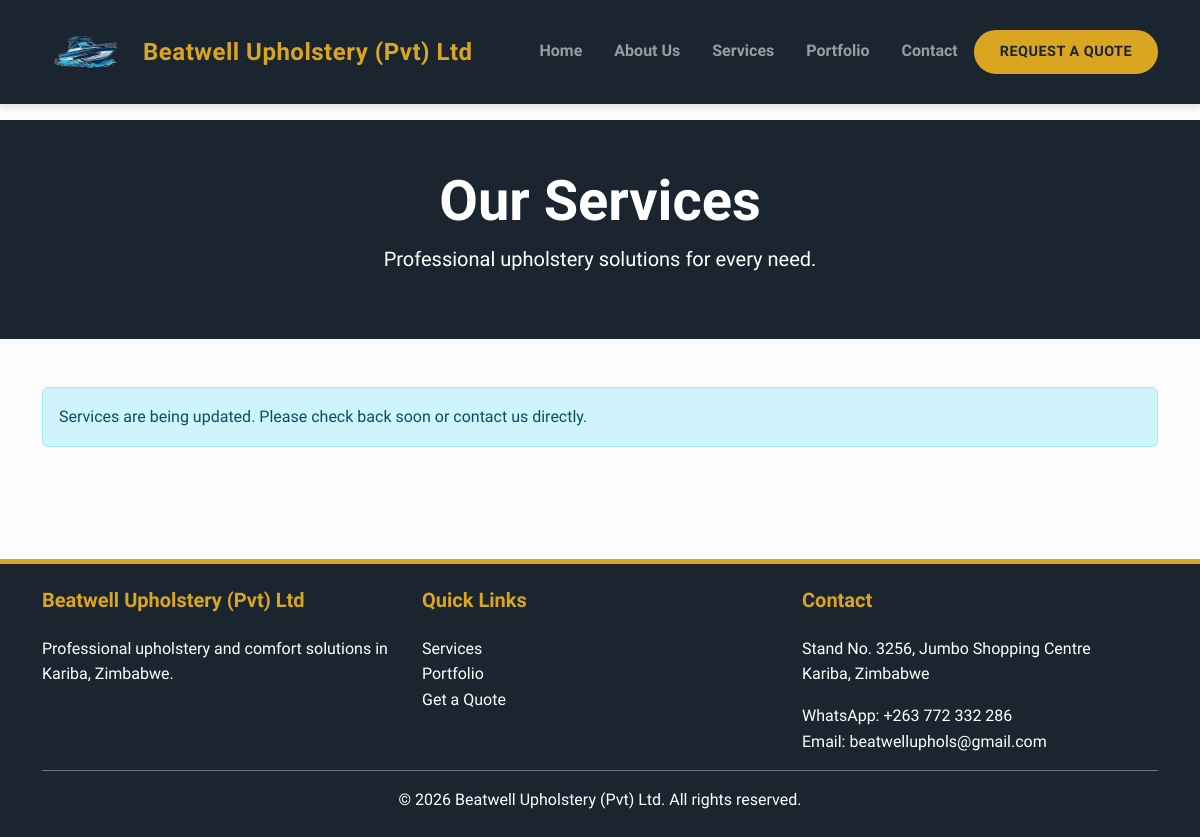
Page /services on the earlier database version.
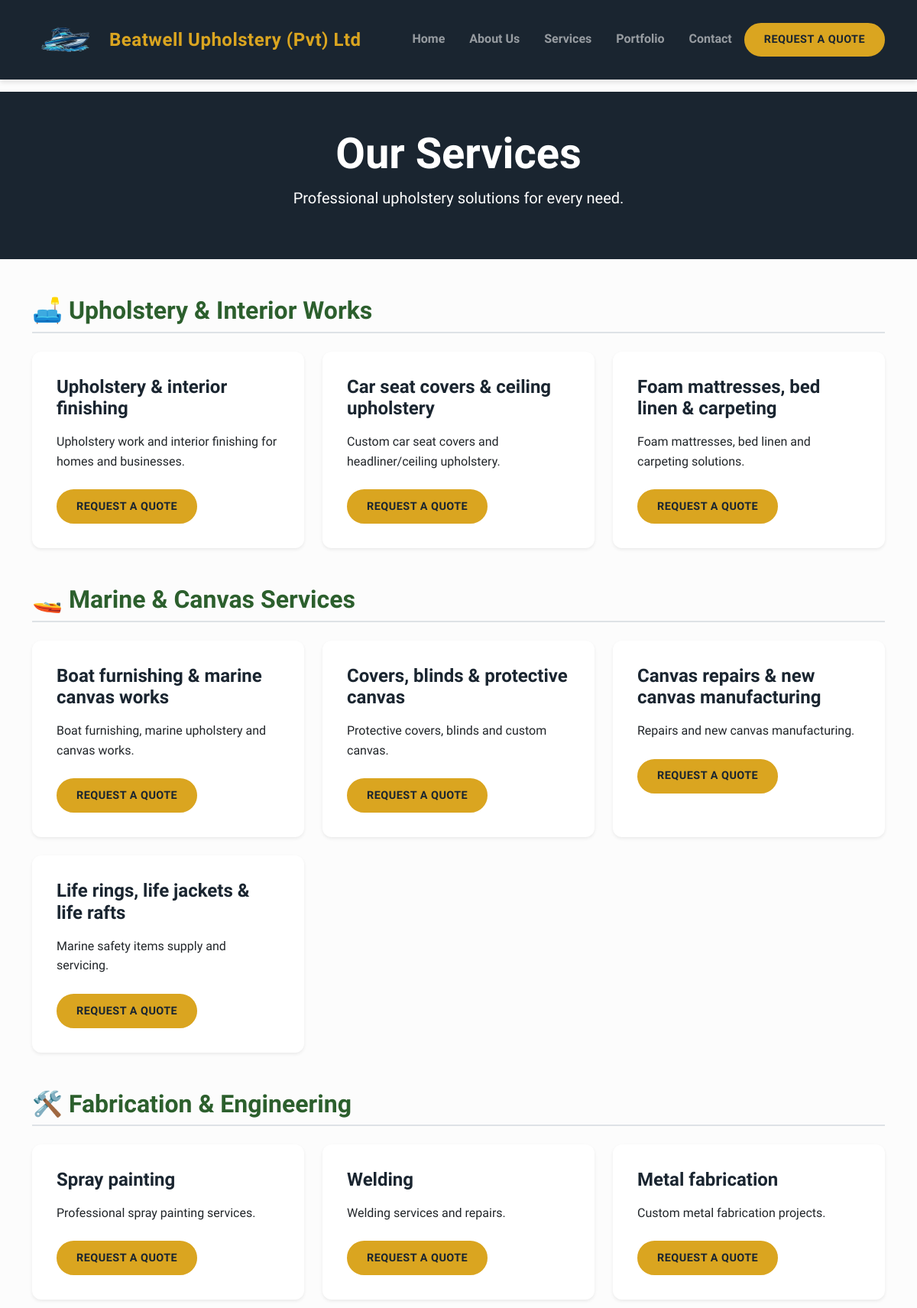
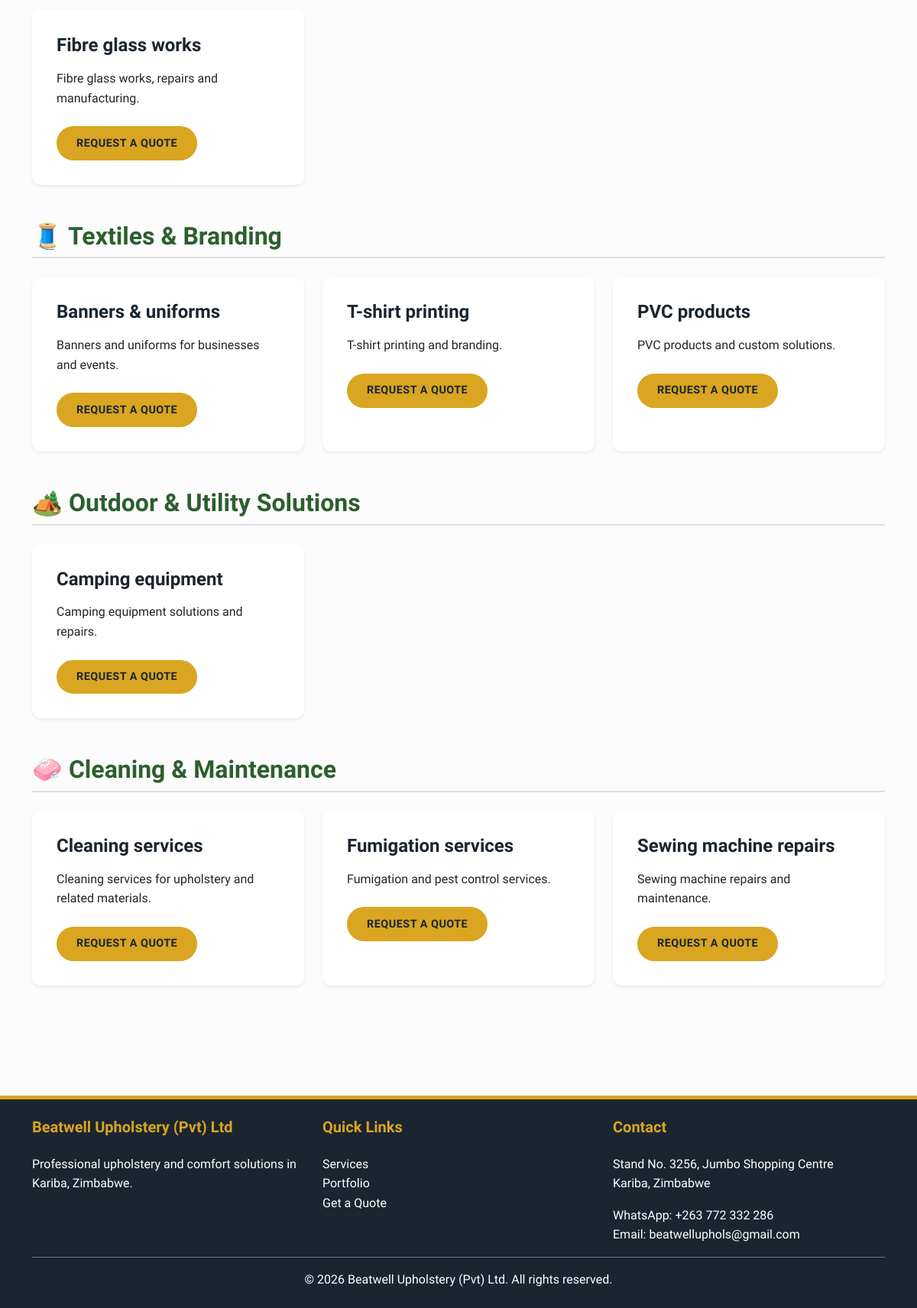
Same page on the later database version (2 pictures, top to bottom).
### app.py (models this page shows)
class Service(db.Model):
    id = db.Column(db.Integer, primary_key=True)
    category = db.Column(db.String(50), nullable=False)  # Household, Marine, etc.
    name = db.Column(db.String(100), nullable=False)
    description = db.Column(db.Text, nullable=False)
    image_filename = db.Column(db.String(100), nullable=True)

### app.py (the view)
@app.route('/services')
def services():
    categories = [
        'Upholstery & Interior Works',
        'Marine & Canvas Services',
        'Fabrication & Engineering',
        'Textiles & Branding',
        'Outdoor & Utility Solutions',
        'Cleaning & Maintenance'
    ]
    grouped_services = {}
    for cat in categories:
        grouped_services[cat] = Service.query.filter_by(category=cat).all()
    return render_template('services.html', grouped_services=grouped_services)

### templates/services.html
{% extends 'base.html' %}
{% block content %}
<section class="bg-navy text-white py-5 text-center">
    <div class="container">
        <h1 class="font-heading display-4">Our Services</h1>
        <p class="lead">Professional upholstery solutions for every need.</p>
    </div>
</section>
<div class="container py-5">
    {% set icons = {
        'Upholstery & Interior Works': '🛋️',
        'Marine & Canvas Services': '🚤',
        'Fabrication & Engineering': '🛠️',
        'Textiles & Branding': '🧵',
        'Outdoor & Utility Solutions': '🏕️',
        'Cleaning & Maintenance': '🧼'
    } %}
    {% for category, items in grouped_services.items() %}
    {% if items %}
    <div class="mb-5">
        <h2 class="font-heading text-forest border-bottom border-2 border-gold pb-2 mb-4">{{ icons.get(category, '') }} {{ category }}</h2>
        <div class="row g-4">
            {% for service in items %}
            <div class="col-md-6 col-lg-4">
                <div class="card h-100 shadow-sm">
                    <div class="card-body">
                        <h4 class="card-title text-navy">{{ service.name }}</h4>
                        <p class="card-text">{{ service.description }}</p>
                        <a href="{{ url_for('quote') }}" class="btn btn-gold btn-sm mt-2">Request a Quote</a>
                    </div>
                </div>
            </div>
            {% endfor %}
        </div>
    </div>
    {% endif %}
    {% endfor %}
    {% set ns = namespace(total=0) %}
    {% for items in grouped_services.values() %}
        {% set ns.total = ns.total + (items|length) %}
    {% endfor %}
    {% if ns.total == 0 %}
    <div class="alert alert-info">
        Services are being updated. Please check back soon or contact us directly.
    </div>
    {% endif %}
</div>
{% endblock %}

Differences in the rows shown:
now on this page (row edited): Service: name "Upholstery & interior finishing", description "Upholstery work and interior finishing for homes and businesses.", shown under "Upholstery & Interior Works"
now on this page (row edited): Service: name "Car seat covers & ceiling upholstery", description "Custom car seat covers and headliner/ceiling upholstery.", shown under "Upholstery & Interior Works"
now on this page (row edited): Service: name "Foam mattresses, bed linen & carpeting", description "Foam mattresses, bed linen and carpeting solutions.", shown under "Upholstery & Interior Works"
now on this page (row edited): Service: name "Boat furnishing & marine canvas works", description "Boat furnishing, marine upholstery and canvas works.", shown under "Marine & Canvas Services"
now on this page (row edited): Service: name "Covers, blinds & protective canvas", description "Protective covers, blinds and custom canvas.", shown under "Marine & Canvas Services"
now on this page (row edited): Service: name "Canvas repairs & new canvas manufacturing", description "Repairs and new canvas manufacturing.", shown under "Marine & Canvas Services"
now on this page (row edited): Service: name "Life rings, life jackets & life rafts", description "Marine safety items supply and servicing.", shown under "Marine & Canvas Services"
now on this page (row edited): Service: name "Spray painting", description "Professional spray painting services.", shown under "Fabrication & Engineering"
now on this page (row edited): Service: name "Welding", description "Welding services and repairs.", shown under "Fabrication & Engineering"
now on this page (row edited): Service: name "Metal fabrication", description "Custom metal fabrication projects.", shown under "Fabrication & Engineering"
now on this page (row edited): Service: name "Fibre glass works", description "Fibre glass works, repairs and manufacturing.", shown under "Fabrication & Engineering"
now on this page (row edited): Service: name "Banners & uniforms", description "Banners and uniforms for businesses and events.", shown under "Textiles & Branding"
now on this page (row edited): Service: name "T-shirt printing", description "T-shirt printing and branding.", shown under "Textiles & Branding"
now on this page (row edited): Service: name "PVC products", description "PVC products and custom solutions.", shown under "Textiles & Branding"
now on this page (row edited): Service: name "Camping equipment", description "Camping equipment solutions and repairs.", shown under "Outdoor & Utility Solutions"
now on this page (row edited): Service: name "Cleaning services", description "Cleaning services for upholstery and related materials.", shown under "Cleaning & Maintenance"
now on this page (row edited): Service: name "Fumigation services", description "Fumigation and pest control services.", shown under "Cleaning & Maintenance"
now on this page (row edited): Service: name "Sewing machine repairs", description "Sewing machine repairs and maintenance.", shown under "Cleaning & Maintenance"
Other differences:
new list line: "🛋️ Upholstery & Interior Works"
new list line: "🚤 Marine & Canvas Services"
new list line: "🛠️ Fabrication & Engineering"
new list line: "🧵 Textiles & Branding"
new list line: "🏕️ Outdoor & Utility Solutions"
new list line: "🧼 Cleaning & Maintenance"
text no longer shown: "Services are being updated. Please check back soon or contact us directly."
